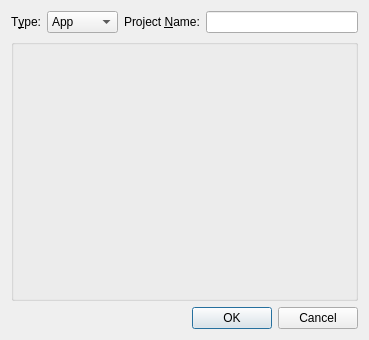
<?xml version="1.0" encoding="UTF-8"?>
<ui version="4.0">
 <class>NewProjectDialog</class>
 <widget class="QDialog" name="NewProjectDialog">
  <property name="geometry">
   <rect>
    <x>0</x>
    <y>0</y>
    <width>369</width>
    <height>340</height>
   </rect>
  </property>
  <property name="windowTitle">
   <string>Dialog</string>
  </property>
  <layout class="QVBoxLayout" name="verticalLayout">
   <item>
    <layout class="QHBoxLayout" name="horizontalLayout">
     <item>
      <widget class="QLabel" name="label">
       <property name="text">
        <string>T&amp;ype:</string>
       </property>
       <property name="buddy">
        <cstring>CBType</cstring>
       </property>
      </widget>
     </item>
     <item>
      <widget class="QComboBox" name="CBType">
       <item>
        <property name="text">
         <string>App</string>
        </property>
       </item>
       <item>
        <property name="text">
         <string>Module</string>
        </property>
       </item>
       <item>
        <property name="text">
         <string>Shell</string>
        </property>
       </item>
      </widget>
     </item>
     <item>
      <widget class="QLabel" name="label_2">
       <property name="text">
        <string>Project &amp;Name:</string>
       </property>
       <property name="buddy">
        <cstring>LEPrjName</cstring>
       </property>
      </widget>
     </item>
     <item>
      <widget class="QLineEdit" name="LEPrjName"/>
     </item>
    </layout>
   </item>
   <item>
    <widget class="ProjectPropertyGroupBox" name="PPGBProperty">
     <property name="sizePolicy">
      <sizepolicy hsizetype="Preferred" vsizetype="Expanding">
       <horstretch>0</horstretch>
       <verstretch>0</verstretch>
      </sizepolicy>
     </property>
    </widget>
   </item>
   <item>
    <widget class="QDialogButtonBox" name="buttonBox">
     <property name="orientation">
      <enum>Qt::Horizontal</enum>
     </property>
     <property name="standardButtons">
      <set>QDialogButtonBox::Cancel|QDialogButtonBox::Ok</set>
     </property>
    </widget>
   </item>
  </layout>
 </widget>
 <customwidgets>
  <customwidget>
   <class>ProjectPropertyGroupBox</class>
   <extends>QGroupBox</extends>
   <header>projectpropertygroupbox.h</header>
   <container>1</container>
  </customwidget>
 </customwidgets>
 <tabstops>
  <tabstop>CBType</tabstop>
  <tabstop>LEPrjName</tabstop>
 </tabstops>
 <resources/>
 <connections>
  <connection>
   <sender>buttonBox</sender>
   <signal>accepted()</signal>
   <receiver>NewProjectDialog</receiver>
   <slot>accept()</slot>
   <hints>
    <hint type="sourcelabel">
     <x>228</x>
     <y>100</y>
    </hint>
    <hint type="destinationlabel">
     <x>157</x>
     <y>274</y>
    </hint>
   </hints>
  </connection>
  <connection>
   <sender>buttonBox</sender>
   <signal>rejected()</signal>
   <receiver>NewProjectDialog</receiver>
   <slot>reject()</slot>
   <hints>
    <hint type="sourcelabel">
     <x>228</x>
     <y>100</y>
    </hint>
    <hint type="destinationlabel">
     <x>286</x>
     <y>274</y>
    </hint>
   </hints>
  </connection>
 </connections>
</ui>
